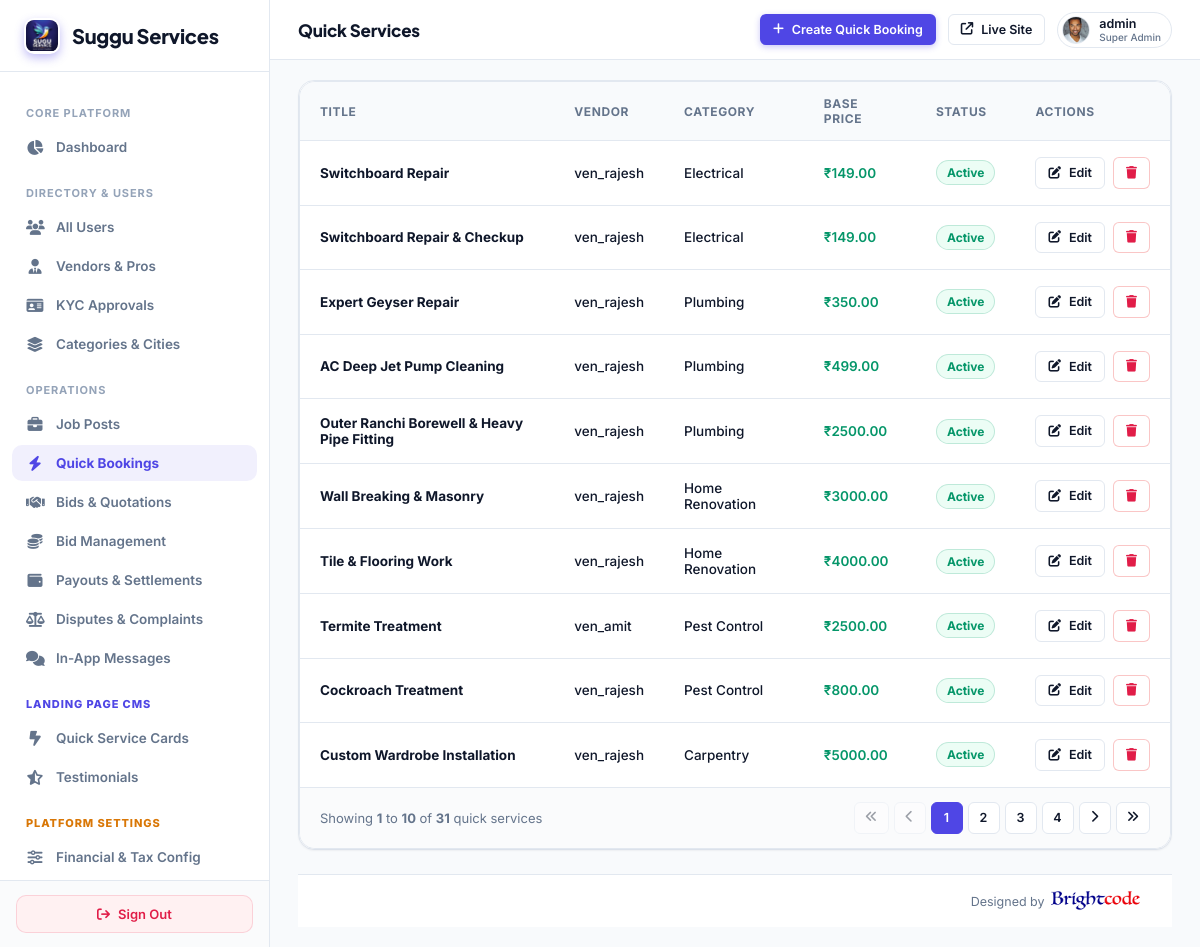
Page /super-admin/quick-services/ (signed in) on the committed database.
### myapp/models.py (models this page shows, shortened)
class CustomUser(AbstractUser):
    ROLE_CHOICES = (
        ('ADMIN', 'Admin'),
        ('VENDOR', 'Vendor'),
        ('USER', 'User'),
    )
    role = models.CharField(max_length=20, choices=ROLE_CHOICES, default='USER')
    assigned_state = models.CharField(max_length=100, blank=True, null=True, help_text="Assigned State/Territory for Area Admin")
    assigned_city = models.CharField(max_length=100, blank=True, null=True, help_text="Assigned City (optional) for Area Admin")

class UserProfile(models.Model):
    user = models.OneToOneField(CustomUser, on_delete=models.CASCADE, related_name='user_profile')
    phone_number = models.CharField(max_length=20, blank=True, null=True)
    profile_image = models.ImageField(upload_to='user_profiles/', null=True, blank=True)

class QuickService(models.Model):
    STATUS_CHOICES = (
        ('active', 'Active'),
        ('paused', 'Paused'),
        ('draft', 'Draft'),
    )
    vendor = models.ForeignKey(CustomUser, on_delete=models.CASCADE, related_name='vendor_services')
    title = models.CharField(max_length=255)
    category = models.ForeignKey('Category', on_delete=models.SET_NULL, null=True, blank=True)
    description = models.TextField(blank=True, null=True)
    base_price = models.DecimalField(max_digits=10, decimal_places=2, default=0.00)
    service_packages = models.JSONField(default=list, blank=True, null=True, help_text="List of packages/variants e.g. [{'name': 'Haircut', 'price': 150}]")
    location = models.ForeignKey('Location', on_delete=models.SET_NULL, null=True, blank=True)
    latitude = models.DecimalField(max_digits=9, decimal_places=6, null=True, blank=True, help_text="Vendor service latitude")
    longitude = models.DecimalField(max_digits=9, decimal_places=6, null=True, blank=True, help_text="Vendor service longitude")
    locality = models.CharField(max_length=255, null=True, blank=True, help_text="Colony/Locality name e.g. Lalpur, Doranda")
    service_radius_km = models.FloatField(default=10.0, help_text="Maximum service radius in km (default 10km)")
    image = models.ImageField(upload_to='quick_services/', null=True, blank=True)
    image_url = models.CharField(max_length=500, null=True, blank=True, help_text="Direct or preset image URL")
    inclusions = models.JSONField(default=list, blank=True, null=True, help_text="List of inclusions")
    exclusions = models.JSONField(default=list, blank=True, null=True, help_text="List of exclusions")
    tags = models.CharField(max_length=255, blank=True, null=True)
    status = models.CharField(max_length=20, choices=STATUS_CHOICES, default='active')
    created_at = models.DateTimeField(default=timezone.now)
    @property
    def user(self):
        """Backward-compatibility alias for vendor"""
        return self.vendor
    @property
    def budget(self):
        """Backward-compatibility alias for base_price"""
        return self.base_price

class Category(models.Model):
    SERVICE_TYPE_CHOICES = (
        ('job', 'Job'),
        ('quick_service', 'Quick Service'),
        ('both', 'Both'),
    )
    STATUS_CHOICES = (
        ('active', 'Active'),
        ('inactive', 'Inactive'),
    )
    name = models.CharField(max_length=100)
    service_type = models.CharField(max_length=20, choices=SERVICE_TYPE_CHOICES, default='both')
    status = models.CharField(max_length=20, choices=STATUS_CHOICES, default='active')
    created_at = models.DateTimeField(default=timezone.now)

### myapp/super_admin_views.py (the view)
# urls.py: path('super-admin/quick-services/', super_admin_views.super_admin_quick_services, name='super_admin_quick_services'),
@sa_required
def super_admin_quick_services(request):
    qs_list = QuickService.objects.all().select_related('vendor', 'category', 'location').order_by('-created_at')
    paginator = Paginator(qs_list, 10)
    page_num = request.GET.get('page', 1)
    try:
        qservices = paginator.page(page_num)
    except (EmptyPage, PageNotAnInteger):
        qservices = paginator.page(1)
    page_range = paginator.get_elided_page_range(qservices.number, on_each_side=2, on_ends=1)
    return render(request, 'superadmin/quick_services.html', {'qservices': qservices, 'page_range': page_range})

### myapp/super_admin_views.py (called while the page is built)
def sa_required(view_func):
    from functools import wraps
    @wraps(view_func)
    def wrapper(request, *args, **kwargs):
        if not request.user.is_authenticated or not request.user.is_superuser:
            return redirect(f'{LOGIN_URL}?next={request.path}')
        return view_func(request, *args, **kwargs)
    return wrapper

### templates/superadmin/quick_services.html (shortened to what this page needs)
{% extends 'superadmin/base.html' %}
{% block header_title %}Quick Services{% endblock %}
{% block header_actions %}
<a href="{% url 'super_admin_qs_create' %}" class="btn btn-primary btn-sm">
  <i class="fa-solid fa-plus"></i>
  <span>Create Quick Booking</span>
</a>
{% endblock %}
{% block content %}
<div class="card" style="padding: 0;">
  <div class="table-container">
    <table>
      <thead>
        <tr>
          <th>Title</th>
          <th>Vendor</th>
          <th>Category</th>
          <th>Base Price</th>
          <th>Status</th>
          <th>Actions</th>
        </tr>
      </thead>
      <tbody>
        {% for qs in qservices %}
        <tr>
          <td><strong>{{ qs.title }}</strong></td>
          <td>{{ qs.vendor.username }}</td>
          <td>{{ qs.category.name|default:"-" }}</td>
          <td style="color: var(--success); font-weight: 600;">₹{{ qs.base_price }}</td>
          <td><span class="badge {% if qs.status == 'active' %}active{% elif qs.status == 'draft' %}inactive{% else %}warn{% endif %}">{{ qs.get_status_display }}</span></td>
          <td>
            <div style="display: flex; gap: 8px;">
              <a href="{% url 'super_admin_qs_edit' qs.id %}" class="btn btn-outline btn-sm"><i class="fa-solid fa-pen-to-square"></i> Edit</a>
              <a href="{% url 'super_admin_qs_delete' qs.id %}" class="btn btn-outline btn-sm" style="border-color: rgba(239,68,68,0.3);" onclick="return confirm('Delete this quick service?')">
                <i class="fa-solid fa-trash" style="color: var(--danger);"></i>
              </a>
            </div>
          </td>
        </tr>
        {% empty %}
        <tr><td colspan="6" style="text-align: center; padding: 40px; color: var(--text-muted);">No quick services found.</td></tr>
        {% endfor %}
      </tbody>
    </table>
    {% if qservices.has_other_pages %}
    <div class="pagination-wrap">
      <div>Showing <strong>{{ qservices.start_index|default:0 }}</strong> to <strong>{{ qservices.end_index|default:0 }}</strong> of <strong>{{ qservices.paginator.count }}</strong> quick services</div>
      <nav class="pagination-nav" aria-label="Page navigation">
        {% if qservices.has_previous %}
          <a href="?page=1" class="page-link" title="First Page"><i class="fa-solid fa-angles-left"></i></a>
          <a href="?page={{ qservices.previous_page_number }}" class="page-link" title="Previous Page"><i class="fa-solid fa-chevron-left"></i></a>
        {% else %}
          <span class="page-link disabled"><i class="fa-solid fa-angles-left"></i></span>
          <span class="page-link disabled"><i class="fa-solid fa-chevron-left"></i></span>
        {% endif %}
        {% for p in page_range %}
          {% if p == qservices.paginator.ELLIPSIS %}
            <span class="page-link disabled">…</span>
          {% elif p == qservices.number %}
            <span class="page-link active">{{ p }}</span>
          {% else %}
            <a href="?page={{ p }}" class="page-link">{{ p }}</a>
          {% endif %}
        {% endfor %}
        {% if qservices.has_next %}
          <a href="?page={{ qservices.next_page_number }}" class="page-link" title="Next Page"><i class="fa-solid fa-chevron-right"></i></a>
          <a href="?page={{ qservices.paginator.num_pages }}" class="page-link" title="Last Page"><i class="fa-solid fa-angles-right"></i></a>
        {% else %}
          <span class="page-link disabled"><i class="fa-solid fa-chevron-right"></i></span>
          <span class="page-link disabled"><i class="fa-solid fa-angles-right"></i></span>
        {% endif %}
      </nav>
    </div>
    {% endif %}
  </div>
</div>
{% endblock %}

### templates/superadmin/base.html (shortened to what this page needs)
{% load static %}
<!DOCTYPE html>
<html lang="en">
<head>
  <link rel="stylesheet" href="https://cdnjs.cloudflare.com/ajax/libs/font-awesome/6.5.2/css/all.min.css">
</head>
<body>
  <aside class="sidebar">
    <a href="{% url 'super_admin_dashboard' %}" class="sidebar-brand">
      <div class="sidebar-brand-icon" style="background:transparent;padding:0;overflow:hidden;display:flex;align-items:center;justify-content:center;">
        <img src="{% static 'assets/images/logo.png' %}" alt="Suggu Services" style="width:32px;height:32px;border-radius:8px;object-fit:contain;">
      </div>
      <span>Suggu Services</span>
    </a>
    <div class="sidebar-nav">
      <div class="nav-section">Core Platform</div>
      <a href="{% url 'super_admin_dashboard' %}" class="nav-item {% if request.path == '/super-admin/' %}active{% endif %}">
        <i class="fa-solid fa-chart-pie"></i>
        <span>Dashboard</span>
      </a>
      <div class="nav-section">Directory & Users</div>
      <a href="{% url 'super_admin_users' %}" class="nav-item {% if 'users' in request.path and 'landing' not in request.path %}active{% endif %}">
        <i class="fa-solid fa-users"></i>
        <span>All Users</span>
      </a>
      <a href="{% url 'super_admin_vendors' %}" class="nav-item {% if 'vendors' in request.path %}active{% endif %}">
        <i class="fa-solid fa-user-tie"></i>
        <span>Vendors & Pros</span>
      </a>
      <a href="{% url 'super_admin_kyc' %}" class="nav-item {% if 'kyc' in request.path %}active{% endif %}">
        <i class="fa-solid fa-id-card"></i>
        <span>KYC Approvals</span>
      </a>
      <a href="{% url 'super_admin_cms' %}" class="nav-item {% if '/cms/' in request.path and 'landing' not in request.path %}active{% endif %}">
        <i class="fa-solid fa-layer-group"></i>
        <span>Categories &amp; Cities</span>
      </a>
      <div class="nav-section">Operations</div>
      <a href="{% url 'super_admin_jobs' %}" class="nav-item {% if 'jobs' in request.path and 'landing' not in request.path %}active{% endif %}">
        <i class="fa-solid fa-briefcase"></i>
        <span>Job Posts</span>
      </a>
      <a href="{% url 'super_admin_quick_services' %}" class="nav-item {% if '/super-admin/quick-services' in request.path and 'landing' not in request.path %}active{% endif %}">
        <i class="fa-solid fa-bolt"></i>
        <span>Quick Bookings</span>
      </a>
      <a href="{% url 'super_admin_bids' %}" class="nav-item {% if 'bids' in request.path and 'landing' not in request.path %}active{% endif %}">
        <i class="fa-solid fa-handshake"></i>
        <span>Bids & Quotations</span>
      </a>
      <a href="{% url 'super_admin_bid_plans' %}" class="nav-item {% if 'bid-plans' in request.path or 'subscriptions' in request.path %}active{% endif %}">
        <i class="fa-solid fa-coins"></i>
        <span>Bid Management</span>
      </a>
      <a href="{% url 'super_admin_payouts' %}" class="nav-item {% if 'payouts' in request.path %}active{% endif %}">
        <i class="fa-solid fa-wallet"></i>
        <span>Payouts &amp; Settlements</span>
      </a>
      <a href="{% url 'super_admin_disputes' %}" class="nav-item {% if 'disputes' in request.path %}active{% endif %}">
        <i class="fa-solid fa-scale-balanced"></i>
        <span>Disputes &amp; Complaints</span>
      </a>
      <a href="{% url 'super_admin_messages' %}" class="nav-item {% if 'messages' in request.path %}active{% endif %}">
        <i class="fa-solid fa-comments"></i>
        <span>In-App Messages</span>
      </a>
      <div class="nav-section" style="color: var(--accent); font-weight: 800;">Landing Page CMS</div>
      <a href="{% url 'super_admin_landing_quick_services' %}" class="nav-item {% if '/landing/quick-services' in request.path %}active{% endif %}">
        <i class="fa-solid fa-bolt-lightning"></i>
        <span>Quick Service Cards</span>
      </a>
      <a href="{% url 'super_admin_landing_testimonials' %}" class="nav-item {% if '/landing/testimonials' in request.path %}active{% endif %}">
        <i class="fa-solid fa-star-half-stroke"></i>
        <span>Testimonials</span>
      </a>
      <div class="nav-section" style="color: var(--warning); font-weight: 800;">Platform Settings</div>
      <a href="{% url 'super_admin_settings' %}" class="nav-item {% if '/super-admin/settings' in request.path %}active{% endif %}">
        <i class="fa-solid fa-sliders"></i>
        <span>Financial &amp; Tax Config</span>
      </a>
    </div>
    <div class="sidebar-footer">
      <a href="{% url 'logout' %}" class="btn-logout">
        <i class="fa-solid fa-arrow-right-from-bracket"></i>
        <span>Sign Out</span>
      </a>
    </div>
  </aside>
  <main class="main-area">
    <header class="header">
      <div class="header-title">
        {% block header_title %}Control Center{% endblock %}
      </div>
      <div class="header-actions">
        {% block header_actions %}{% endblock %}
        <a href="/" target="_blank" class="btn btn-outline btn-sm" title="Preview Public Site">
          <i class="fa-solid fa-arrow-up-right-from-square"></i>
          <span>Live Site</span>
        </a>
        <div class="admin-profile" style="display: flex; align-items: center; gap: 9px; padding: 3px 10px 3px 4px; background: #ffffff; border-radius: 20px; border: 1px solid #e2e8f0;">
          {% if request.user.user_profile.profile_image %}
            <img src="{{ request.user.user_profile.profile_image.url }}" alt="{{ request.user.username }}" style="width: 28px; height: 28px; border-radius: 50%; object-fit: cover; border: 1px solid #e2e8f0; flex-shrink: 0;">
          {% else %}
            <div class="avatar" style="width: 28px; height: 28px; font-size: 12px; background: #f1f5f9; color: #475569; border: 1px solid #e2e8f0;">
              {{ request.user.username|slice:":1"|upper }}
            </div>
          {% endif %}
          <div style="font-size: 12.5px; font-weight: 600; color: #0f172a; line-height: 1.2;">
            {{ request.user.username }}
            <span style="display: block; font-size: 10px; color: #64748b; font-weight: 500;">Super Admin</span>
          </div>
        </div>
      </div>
    </header>
    <div class="content-wrapper" style="display:flex; flex-direction:column; min-height:calc(100vh - 64px);">
      <div class="content-container" style="flex:1;">
        {% block content %}{% endblock %}
      </div>
      <footer class="superadmin-footer" style="padding:16px 32px; background:#ffffff; border-top:1px solid #e2e8f0; display:flex; justify-content:flex-end; align-items:center; font-size:12.5px; color:#64748b; margin-top:auto;">
        <div style="display:flex; align-items:center; gap:6px;">
          <span>Designed by</span>
          <a href="https://www.brightcodess.com/" target="_blank" rel="noopener noreferrer" style="display:inline-flex; align-items:center; text-decoration:none;">
            <img src="/static/assets/images/brightcode.png" alt="Brightcode" style="height:20px; vertical-align:middle; display:inline-block;" onerror="this.style.display='none'; this.nextElementSibling.style.display='inline';"><span style="display:none; color:#007bff; font-weight:600;">Brightcode</span>
          </a>
        </div>
      </footer>
    </div>
  </main>
</body>
</html>

### rows in the picture
CustomUser: user.user_profile.profile_image (picture), user.username "admin"
QuickService: title "Switchboard Repair", vendor.username "ven_rajesh", category.name "Electrical", base_price "149.00", status "Active"
QuickService: title "Switchboard Repair & Checkup", vendor.username "ven_rajesh", category.name "Electrical", base_price "149.00", status "Active"
QuickService: title "Expert Geyser Repair", vendor.username "ven_rajesh", category.name "Plumbing", base_price "350.00", status "Active"
QuickService: title "AC Deep Jet Pump Cleaning", vendor.username "ven_rajesh", category.name "Plumbing", base_price "499.00", status "Active"
QuickService: title "Outer Ranchi Borewell & Heavy Pipe Fitting", vendor.username "ven_rajesh", category.name "Plumbing", base_price "2500.00", status "Active"
QuickService: title "Wall Breaking & Masonry", vendor.username "ven_rajesh", category.name "Home Renovation", base_price "3000.00", status "Active"
QuickService: title "Tile & Flooring Work", vendor.username "ven_rajesh", category.name "Home Renovation", base_price "4000.00", status "Active"
QuickService: title "Termite Treatment", vendor.username "ven_amit", category.name "Pest Control", base_price "2500.00", status "Active"
QuickService: title "Cockroach Treatment", vendor.username "ven_rajesh", category.name "Pest Control", base_price "800.00", status "Active"
QuickService: title "Custom Wardrobe Installation", vendor.username "ven_rajesh", category.name "Carpentry", base_price "5000.00", status "Active"

### other values in the picture
{{ qservices.start_index|default:0 }} "1"
{{ qservices.end_index|default:0 }} "10"
{{ qservices.paginator.count }} "31"
{{ p }} "1"
{{ p }} "2" "3" "4"
